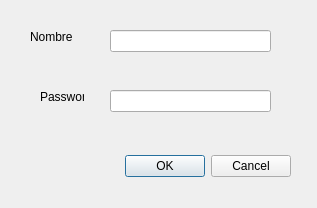
<ui version="4.0" >
 <class>NuevoUsuario</class>
 <widget class="QDialog" name="NuevoUsuario" >
  <property name="geometry" >
   <rect>
    <x>0</x>
    <y>0</y>
    <width>317</width>
    <height>208</height>
   </rect>
  </property>
  <property name="sizePolicy" >
   <sizepolicy>
    <hsizetype>0</hsizetype>
    <vsizetype>0</vsizetype>
    <horstretch>0</horstretch>
    <verstretch>0</verstretch>
   </sizepolicy>
  </property>
  <property name="windowTitle" >
   <string>Dialog</string>
  </property>
  <widget class="QLabel" name="label" >
   <property name="geometry" >
    <rect>
     <x>30</x>
     <y>30</y>
     <width>44</width>
     <height>14</height>
    </rect>
   </property>
   <property name="text" >
    <string>Nombre</string>
   </property>
  </widget>
  <widget class="QLineEdit" name="mui_nombre" >
   <property name="geometry" >
    <rect>
     <x>110</x>
     <y>30</y>
     <width>161</width>
     <height>22</height>
    </rect>
   </property>
  </widget>
  <widget class="QLineEdit" name="mui_password" >
   <property name="geometry" >
    <rect>
     <x>110</x>
     <y>90</y>
     <width>161</width>
     <height>22</height>
    </rect>
   </property>
   <property name="echoMode" >
    <enum>QLineEdit::PasswordEchoOnEdit</enum>
   </property>
  </widget>
  <widget class="QLabel" name="label_2" >
   <property name="geometry" >
    <rect>
     <x>40</x>
     <y>90</y>
     <width>44</width>
     <height>14</height>
    </rect>
   </property>
   <property name="text" >
    <string>Password</string>
   </property>
  </widget>
  <widget class="QDialogButtonBox" name="buttonBox" >
   <property name="geometry" >
    <rect>
     <x>40</x>
     <y>150</y>
     <width>251</width>
     <height>32</height>
    </rect>
   </property>
   <property name="orientation" >
    <enum>Qt::Horizontal</enum>
   </property>
   <property name="standardButtons" >
    <set>QDialogButtonBox::Cancel|QDialogButtonBox::NoButton|QDialogButtonBox::Ok</set>
   </property>
  </widget>
 </widget>
 <resources/>
 <connections>
  <connection>
   <sender>buttonBox</sender>
   <signal>accepted()</signal>
   <receiver>NuevoUsuario</receiver>
   <slot>accept()</slot>
   <hints>
    <hint type="sourcelabel" >
     <x>248</x>
     <y>254</y>
    </hint>
    <hint type="destinationlabel" >
     <x>157</x>
     <y>274</y>
    </hint>
   </hints>
  </connection>
  <connection>
   <sender>buttonBox</sender>
   <signal>rejected()</signal>
   <receiver>NuevoUsuario</receiver>
   <slot>reject()</slot>
   <hints>
    <hint type="sourcelabel" >
     <x>316</x>
     <y>260</y>
    </hint>
    <hint type="destinationlabel" >
     <x>286</x>
     <y>274</y>
    </hint>
   </hints>
  </connection>
 </connections>
</ui>
